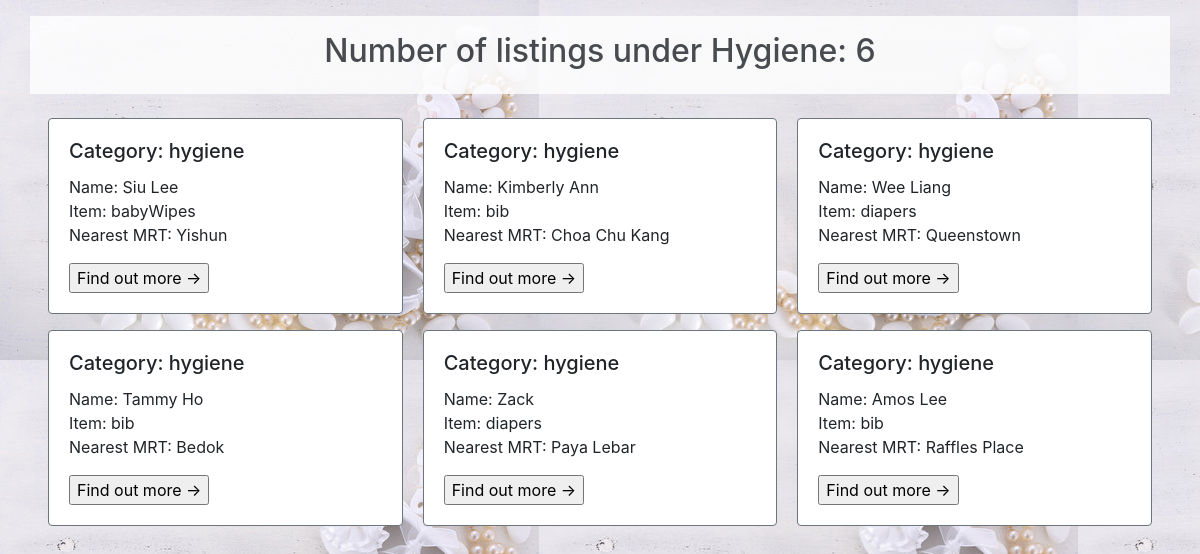
Screenshot of /misc/show_category.php?cat=Hygiene with the database file from the repository.
### tables this page shows
CREATE TABLE if not exists beneficiarylisting (
  username varchar(20) NOT NULL,
  mrt varchar(256) NOT NULL,
  category varchar(256) NOT NULL,
  item varchar(256) NOT NULL,
  quantity varchar(256) NOT NULL,
  itemcondition varchar(500)
);

### database/ListingDAO.php (called while the page is built, shortened)
<?php
  class ListingDAO {
    public function getListingByCat($category) {
      $connMgr = new ConnectionManager();
      $pdo = $connMgr->connect();
      $sql = 'SELECT username, mrt, category, item FROM beneficiarylisting where category = :category';
      $stmt = $pdo->prepare($sql);
      $stmt->bindParam(':category', $category, PDO::PARAM_STR);
      $stmt->execute();
      $result = [];
      $stmt->setFetchMode(PDO::FETCH_ASSOC);
      while($row = $stmt->fetch()) {
        $result[] = new Listing($row['username'], $row['mrt'], $row['category'], $row['item']);
      }
      return $result;
    }
  }
?>

### database/common.php (called while the page is built, shortened)
<?php
spl_autoload_register(function($class) {
    $path = $class . ".php";
});
?>

### database/Listing.php (called while the page is built)
<?php
    class Listing{
        private $username;
        private $category;
        private $item;
        private $mrt;
        public function __construct($username, $mrt, $category, $item){
            $this->username = $username;
            $this->mrt = $mrt;
            $this->category = $category;
            $this->item = $item;
        }
        public function getName(){
            return $this->username;
        }
        public function getCategory(){
            return $this->category;
        }
        public function getItem() {
            return $this->item;
        }
        public function getMrt(){
            return $this->mrt;
        }
    }
?>

### misc/show_category.php (the view, shortened to what this page needs)
<?php
    require_once "../database/common.php";
?>
<!DOCTYPE html>
<html lang="en">
<head>
    <link rel="stylesheet" href="https://stackpath.bootstrapcdn.com/bootstrap/4.5.2/css/bootstrap.min.css">
</head>
<body>
    <?php
        $category = $_GET["cat"];
        $dao = new ListingDAO;
        $listings = $dao->getListingByCat($category);
        $count = count($listings);
        echo "<div class='container text-center p-3 mt-3 heading'> <h2>Number of listings under {$category}: {$count}</h2></div>";
        echo "<br>";
        echo "<div class='card-columns px-5'>";
        foreach ($listings as $listing){
            echo "<div class='card border-secondary mb-3'>";
            echo"
            <div class='card-body'>
                <form action='./display_popup.php'>
                    <h5 class='card-title'>Category: {$listing->getCategory()}</h5>
                    <p class='card-text'>Name: {$listing->getName()}<br>Item: {$listing->getItem()}<br> Nearest MRT: {$listing->getMrt()}</p>
                    <input type='hidden' name='u_name' value='{$listing->getName()}'>
                    <input type='submit' value='Find out more &#8594;'>
                </form>
            </div>
        </div>";
        }
        ?>
    </div>
</body>
</html>

### misc/show_category.php (style rules this page uses)
body { background-image: url("../images/showcatHygiene.jpg"); }
.heading { background-color: white; opacity: 0.8; }

### rows the page displays
beneficiarylisting: category "hygiene", username "Siu Lee", item "babyWipes", mrt "Yishun"
beneficiarylisting: category "hygiene", username "Tammy Ho", item "bib", mrt "Bedok"
beneficiarylisting: category "hygiene", username "Kimberly Ann", item "bib", mrt "Choa Chu Kang"
beneficiarylisting: category "hygiene", username "Zack", item "diapers", mrt "Paya Lebar"
beneficiarylisting: category "hygiene", username "Wee Liang", item "diapers", mrt "Queenstown"
beneficiarylisting: category "hygiene", username "Amos Lee", item "bib", mrt "Raffles Place"

### other values shown
$category "Hygiene"
$count "6"
